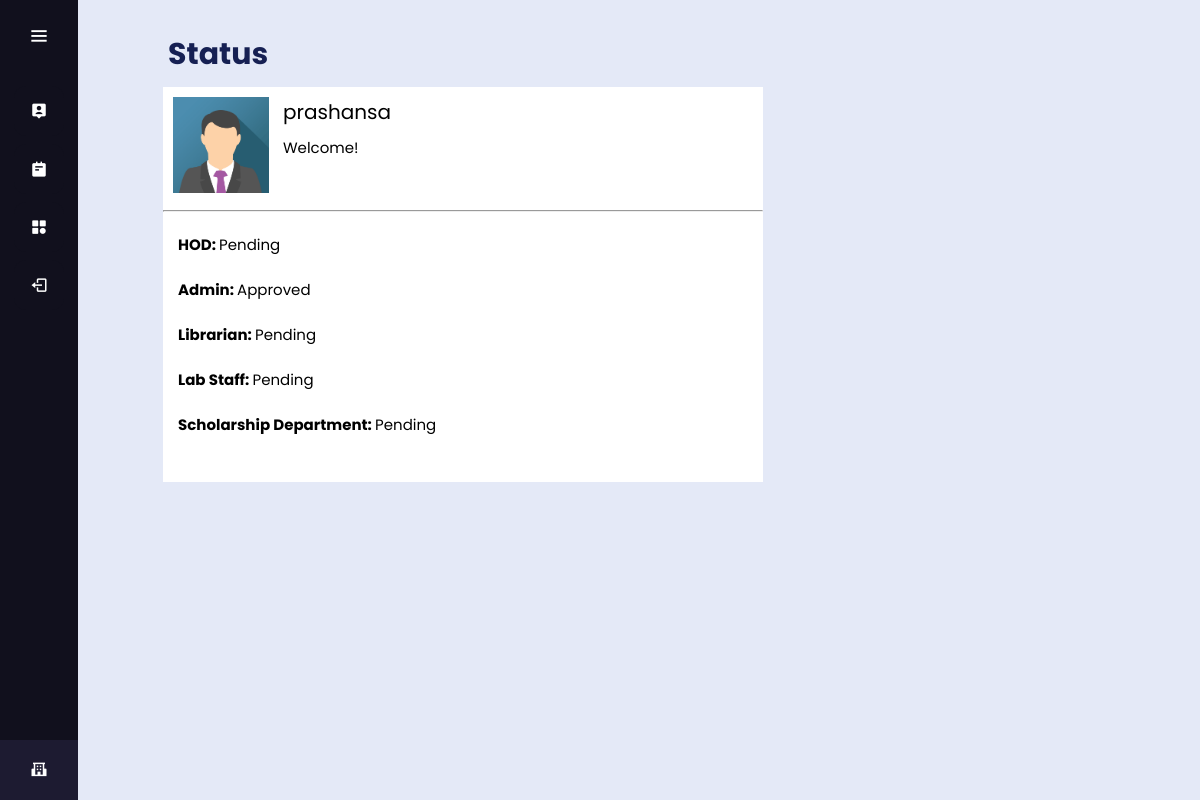
The app's page /student/status.php (signed in) with its own data.
### tables this page shows
CREATE TABLE `apply_leave` (
  `id` int(11) DEFAULT NULL,
  `name` varchar(255) DEFAULT NULL,
  `lastname` varchar(255) DEFAULT NULL,
  `Class` varchar(20) NOT NULL,
  `department` varchar(255) DEFAULT NULL,
  `admin_status` varchar(20) NOT NULL,
  `admin_remark` varchar(255) NOT NULL,
  `hod_status` varchar(20) NOT NULL,
  `hod_remark` varchar(20) NOT NULL,
  `lib_status` varchar(20) NOT NULL,
  `lib_remark` varchar(20) NOT NULL,
  `lab_status` varchar(20) NOT NULL,
  `lab_remark` varchar(20) NOT NULL,
  `sch_status` varchar(20) NOT NULL,
  `sch_remark` varchar(20) NOT NULL
);

### student/status.php (the view, shortened to what this page needs)
<?php
    $host = "127.0.0.1";
    $user = "root";
    $password = "";
    $db_name = "leave_management";
    $con = mysqli_connect($host, $user, $password, $db_name);
?>
<!DOCTYPE html>
<html lang="en" dir="ltr">
  <head>
    <link rel="stylesheet" href="style.css">
    <link href='https://unpkg.com/boxicons@2.0.7/css/boxicons.min.css' rel='stylesheet'>
   </head>
<body>
<div class="sidebar" >
    <div class="logo-details">
        <i class='bx bx-menu' id="btn" ></i>
    </div>
    <ul class="nav-list">
    <li>
       <a href="profile.php">
         <i class='bx bxs-user-pin icon' ></i>
       </a>
    </li>
    <li>
        <a href="lc.php">
          <i class='bx bxs-notepad icon icon' ></i>
        </a>
    </li>
    <li>
        <a href="status.php">
          <i class='bx bxs-category icon' ></i>
        </a>
       </li>
    <li>
     <a href="../login.php">
        <i class='bx bx-log-out' ></i>
      </a>
     </li>
     <li class="profile">
         <i class='bx bxs-school' id="log_out" ></i>
     </li>
    </ul>
  </div>
<section class="home-section">
<div class="w3-main" style="margin-left:85px;">
    <header class="w3-container" style="padding-top:22px">
        <h5>
            <div style= "padding-left : 5px">
               <div style="color: #0a1449f1; font-size: 30px">
            <b> Status</b>
        </h5>
    </header>
    <div class="w3-container">
        <div class="w3-row" style="background-color: white; width: 600px; float:left">
            <div class="w3-col m2 text-center" style="margin: 10px 10px;">
                <img class="w3-circle" src="avatar3.png" style="width:96px;height:96px">
            </div>
            <div class="w3-col m8 w3-container">
                <h4><?php echo $_SESSION['USER_NAME'] ?> <span class="w3-opacity w3-medium"><?php echo $_SESSION['DOB'] ?></span></h4>
                <p>Welcome!</p>
            </div>
        </div>
    </div>
    <div class="w3-container">
        <div class="w3-row" style="background-color: white; display: table-cell; width: 600px" >
        <hr>
            <div style= "padding-left : 15px;">
           <?php
              $rid = $_SESSION['USER_ID'];
              $res=mysqli_query($con,"select admin_status,hod_status,lib_status,lab_status,sch_status from apply_leave where id= $rid;");
              $row=mysqli_fetch_row($res);
           ?>
            <form  method="POST">
                <br><label for="HOD"><b>HOD: </b> <?php echo $row[1]  ?>  </label><br><br>
                <label for="Admin"><b>Admin:  </b> <?php echo $row[0]  ?> </label><br><br>
                <label for="Librarian"><b>Librarian: </b> <?php echo $row[2]  ?> </label><br><br>
                <label for="LabStaff"><b>Lab Staff: </b> <?php echo $row[3]  ?> </label><br><br>
                <label for="ScholarshipDept"><b>Scholarship Department: </b> <?php echo $row[4]  ?> </label><br><br>
             </form>
              <br>
        </div>
    </div>
    </div>
  </section>
</body>
</html>

### student/style.css (style rules this page uses)
* { margin: 0; padding: 0; box-sizing: border-box; font-family: "Poppins" , sans-serif; }
.sidebar { position: fixed; left: 0; top: 0; height: 100%; width: 78px; background: #11101D; padding: 6px 14px; z-index: 99; transition: all 0.5s ease; }
.sidebar .logo-details { height: 60px; display: flex; align-items: center; position: relative; }
.sidebar .logo-details #btn { position: absolute; top: 50%; right: 0; transform: translateY(-50%); font-size: 22px; transition: all 0.4s ease; font-size: 23px; text-align: center; cursor: pointer; transition: all 0.5s ease; }
.sidebar i { color: #fff; height: 60px; min-width: 50px; font-size: 28px; text-align: center; line-height: 60px; }
.sidebar .nav-list { margin-top: 20px; height: 100%; }
.sidebar li { position: relative; margin: 8px 0; list-style: none; }
.sidebar li a { display: flex; height: 100%; width: 100%; border-radius: 12px; align-items: center; text-decoration: none; transition: all 0.4s ease; background: #11101D; }
.sidebar li i { height: 50px; line-height: 50px; font-size: 18px; border-radius: 12px; }
.sidebar li.profile { position: fixed; height: 60px; width: 78px; left: 0; bottom: -8px; padding: 10px 14px; background: #1d1b31; transition: all 0.5s ease; overflow: hidden; }
.sidebar .profile #log_out { position: absolute; top: 50%; right: 0; transform: translateY(-50%); background: #1d1b31; width: 100%; height: 60px; line-height: 60px; border-radius: 0px; transition: all 0.5s ease; }
.home-section { position: relative; background: #E4E9F7; min-height: 100vh; top: 0; left: 78px; width: calc(100% - 78px); transition: all 0.5s ease; z-index: 2; }
body { margin: 0 }
html, body { font-family: "Poppins" , sans-serif; font-size: 15px; line-height: 1.5; }
html { overflow-x: hidden }
h4 { font-size: 20px }
h5 { font-size: 18px }
h1, h2, h3, h4, h5, h6 { font-family: "Poppins" , sans-serif; font-weight: 400; margin: 10px 0 }
.w3-container:after, .w3-container:before, .w3-panel:after, .w3-panel:before, .w3-row:after, .w3-row:before, .w3-row-padding:after, .w3-row-padding:before, .w3-cell-row:before, .w3-cell-row:after, .w3-clear:after, .w3-clear:before, .w3-bar:before, .w3-bar:after { content: ""; display: table; clear: both }
.w3-col, .w3-half, .w3-third, .w3-twothird, .w3-threequarter, .w3-quarter { float: left; width: 100% }
@media (min-width:601px) { .w3-col.m2 { width: 16.66666% } }
@media (min-width:601px) { .w3-col.m8, .w3-twothird { width: 66.66666% } }

### records on screen
apply_leave: hod_status "Pending", admin_status "Approved", lib_status "Pending", lab_status "Pending", sch_status "Pending"

### other values on screen
$_SESSION['USER_NAME'] "prashansa"
